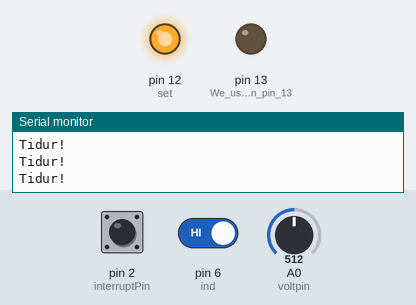
The sketch below on a simulated Arduino Uno, built with avr-gcc and run on an emulated ATmega328P. Parts: output pins drawn as LEDs (lit = HIGH), the last lines printed to the serial monitor. Inputs (shaded band) come from the test bench; at power-on: pin 2 (interruptPin) LOW, pin 6 (ind) HIGH, A0 (voltpin) = 512. Sleep ends after the set time or at an interrupt.

Above: at 1.2 s.
1.3 s: pin 2 (interruptPin) pulled HIGH for 1 s
At 2.31 s:
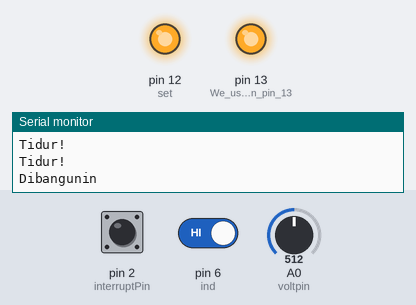
3.8 s: pin 6 (ind) driven LOW
5.3 s: pin 2 (interruptPin) pulled HIGH for 0.15 s
At 6.2 s:
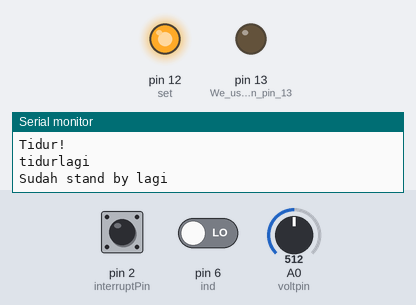
8.4 s: pin 2 (interruptPin) driven HIGH
At 9.3 s:
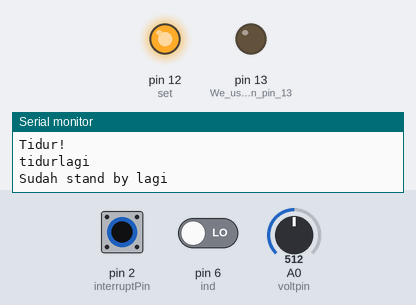
11.4 s: pin 6 (ind) driven HIGH
Timing chart, 0 to 14.4 s (numbered marks = the images above; inputs shaded):
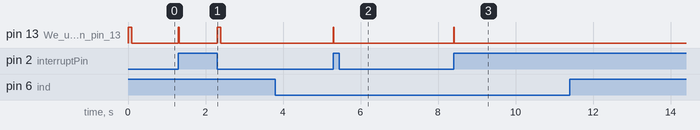

The sketch:

HC12_Cones_Biasa_rev1.ino
```cpp
/**
 * Author:Ab Kurk
 * version: 1.0
 * date: 24/01/2018
 * Description:
 * This sketch is part of the beginners guide to putting your Arduino to sleep
 * tutorial. It is to demonstrate how to put your arduino into deep sleep and
 * how to wake it up.
 * Link To Tutorial http://www.thearduinomakerman.info/blog/2018/1/24/guide-to-arduino-sleep-mode
 */

#include <avr/sleep.h>//this AVR library contains the methods that controls the sleep modes
#include <SoftwareSerial.h>

#define interruptPin 2 //Pin we are going to use to wake up the Arduino
#define ind 6
#define gnd 7
#define set 12
#define voltpin A0

SoftwareSerial HC12(10, 11); // HC-12 TX Pin, HC-12 RX Pin

String sendong;
String track = "5";
String nmr = "01";
String jns = "1";
String sof = "0";

char csendong[13];

boolean tidurlagi;

int statecones,a;
float b,voltage;
void setup() {
  Serial.begin(4800);//Start Serial Comunication
  HC12.begin(4800);
  pinMode(LED_BUILTIN,OUTPUT);//We use the led on pin 13 to indecate when Arduino is A sleep
  pinMode(gnd, OUTPUT);
  pinMode(set, OUTPUT);
  pinMode(interruptPin,INPUT);//Set pin d2 to input using the buildin pullup resistor
  digitalWrite(LED_BUILTIN,HIGH);//turning LED on
  tidurlagi = false;
  pinMode(ind, INPUT);
  digitalWrite(gnd,LOW);
  digitalWrite(set,HIGH);
}

void loop()
{
 delay(100);//wait 5 seconds before going to sleep
//Serial.println("kirim");
 Going_To_Sleep();
}

void Going_To_Sleep(){
    sleep_enable();//Enabling sleep mode
    attachInterrupt(0, bangun, CHANGE);//attaching a interrupt to pin d2
    Serial.println("Tidur!");
    set_sleep_mode(SLEEP_MODE_PWR_DOWN);//Setting the sleep mode, in our case full sleep
    digitalWrite(LED_BUILTIN,LOW);//turning LED off;
//    delay(1000); //wait a second to allow the led to be turned off before going to sleep
    set_sleep_mode(SLEEP_MODE_PWR_DOWN);//Setting the sleep mode, in our case full sleep
    sleep_cpu();//activating sleep mode
    delay(50);
    kondisi();
  }
void bangun(){
  Serial.println("Dibangunin");//Print message to serial monitor
//  delay(100);
  sleep_disable();//Disable sleep mode
//  delay(200);
  detachInterrupt(0); //Removes the interrupt from pin 2;
  voltage = ((analogRead(voltpin) * 1.5) / 1023) + 2.9;
  digitalWrite(LED_BUILTIN,HIGH);//turning LED off;
//  delay(250);
  kirim();
//  delay(100);
}

void kirim()
{
  statecones = digitalRead(ind);
//  a = analogRead(voltpin);
//  b = (a / 1023) * 1.3;
  voltage = ((analogRead(voltpin) * 1.3) / 1023) + 2.9;
//  Serial.println(statecones);
  if (statecones == LOW)
  {
  sendong = "1a~1";
  }
  if(statecones == HIGH)
  {
  sendong = "1a~0~"+  String(voltage);
  }
//  delay(50);
  HC12.println(sendong);
  delay(10);
}

void kondisi()
{
  statecones = digitalRead(ind);
//  if (statecones == HIGH)
//  {
    //kirimbentar();
//  }
  while (statecones == LOW)
 {
   statecones = digitalRead(ind);
   digitalWrite(LED_BUILTIN,LOW);//turning LED off;
   sleep_enable();
   attachInterrupt(0, bangun, RISING);
   Serial.println("tidurlagi");
   set_sleep_mode(SLEEP_MODE_PWR_DOWN);//Setting the sleep mode, in our case full sleep
   sleep_cpu();
   Serial.println("Sudah stand by lagi");
  if (statecones == LOW)
  {
    break;
  }
 }
}
```

Measured:
- after the input at 1.3 s, pin 13 (We_use_the_led_on_pin_13): LOW → HIGH at once, → LOW 0.02 s later, → HIGH 0.98 s later, → LOW 0.09 s later
- after the input at 5.3 s, pin 13 (We_use_the_led_on_pin_13): LOW → HIGH at once, → LOW 0.01 s later
- after the input at 8.4 s, pin 13 (We_use_the_led_on_pin_13): LOW → HIGH at once, → LOW 0.01 s later
